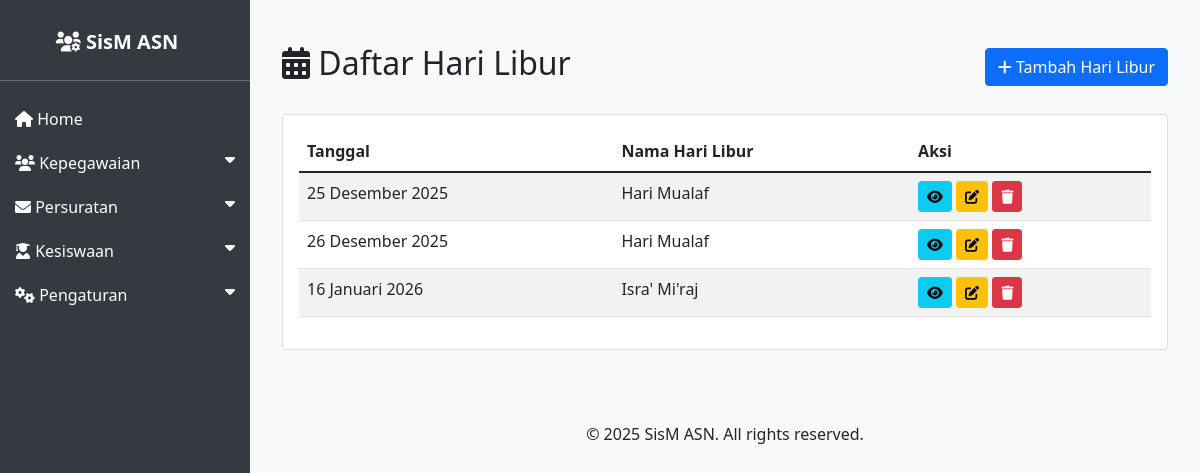
/asn/hari_libur/, run on an earlier commit of the app's database.
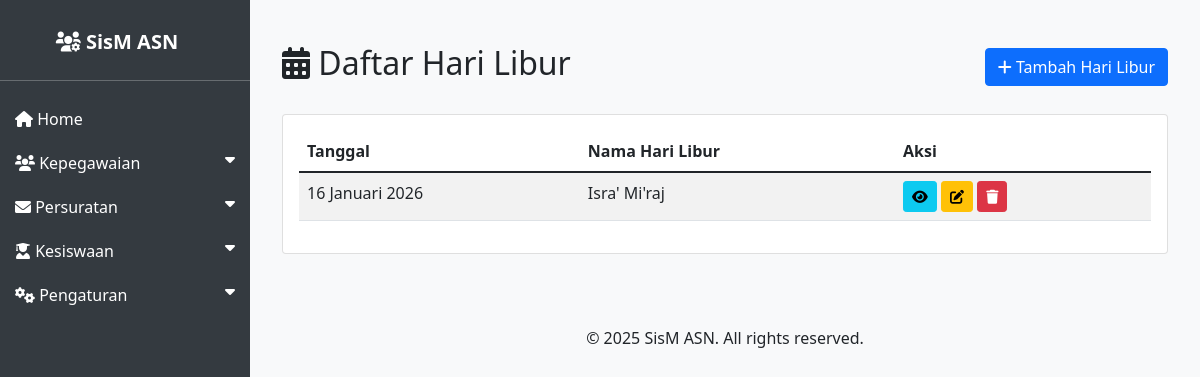
And on a later commit of the database.
### asn_app/models.py (models this page shows, shortened)
class HariLibur(models.Model):
    tanggal = models.DateField(unique=True, verbose_name='Tanggal Libur')
    nama_hari = models.CharField(max_length=100, verbose_name='Nama Hari Libur')
    created_at = models.DateTimeField(auto_now_add=True)
    updated_at = models.DateTimeField(auto_now=True)
    class Meta:
        verbose_name_plural = "Hari Libur"
        ordering = ['tanggal']

### asn_app/views.py (the view)
# urls.py: path('hari_libur/', views.HariLiburListView.as_view(), name='hari_libur_list'),
class HariLiburListView(ListView):
    model = HariLibur
    template_name = 'asn_app/hari_libur_list.html'
    context_object_name = 'hari_libur_list'
    paginate_by = 10

### asn_app/templatetags/indonesian_date_tags.py (called while the page is built)
@register.filter
def indonesian_date(value, arg="%d %B %Y"):
    if not value:
        return ""
    if isinstance(value, datetime.datetime):
        value = value.date()
    day = value.day
    month_num = value.month
    year = value.year
    formatted_string = arg
    formatted_string = formatted_string.replace('%d', str(day))
    formatted_string = formatted_string.replace('%m', str(month_num).zfill(2))
    formatted_string = formatted_string.replace('%Y', str(year))
    formatted_string = formatted_string.replace('%y', str(year)[-2:])
    if '%B' in formatted_string:
        formatted_string = formatted_string.replace('%B', INDONESIAN_MONTHS_FULL[month_num])
    if '%b' in formatted_string:
        formatted_string = formatted_string.replace('%b', INDONESIAN_MONTHS_ABBR[month_num])
    return formatted_string

### asn_app/templates/asn_app/hari_libur_list.html (shortened to what this page needs)
{% extends 'asn_app/base.html' %}
{% load indonesian_date_tags %}
{% block content %}
<div class="container mt-4">
    <div class="d-flex justify-content-between align-items-center mb-4">
        <h2><i class="fas fa-calendar-alt"></i> Daftar Hari Libur</h2>
        <div>
            <a href="{% url 'hari_libur_create' %}" class="btn btn-primary">
                <i class="fas fa-plus"></i> Tambah Hari Libur
            </a>
        </div>
    </div>
    <div class="card">
        <div class="card-body">
            <div class="table-responsive">
                <table class="table table-striped">
                    <thead>
                        <tr>
                            <th>Tanggal</th>
                            <th>Nama Hari Libur</th>
                            <th>Aksi</th>
                        </tr>
                    </thead>
                    <tbody>
                        {% for hari_libur in hari_libur_list %}
                        <tr>
                            <td>{{ hari_libur.tanggal|indonesian_date:"%d %B %Y" }}</td>
                            <td>{{ hari_libur.nama_hari }}</td>
                            <td>
                                <a href="{% url 'hari_libur_detail' hari_libur.pk %}" class="btn btn-sm btn-info">
                                    <i class="fas fa-eye"></i>
                                </a>
                                <a href="{% url 'hari_libur_update' hari_libur.pk %}" class="btn btn-sm btn-warning">
                                    <i class="fas fa-edit"></i>
                                </a>
                                <a href="{% url 'hari_libur_delete' hari_libur.pk %}" class="btn btn-sm btn-danger">
                                    <i class="fas fa-trash"></i>
                                </a>
                            </td>
                        </tr>
                        {% endfor %}
                    </tbody>
                </table>
            </div>
        </div>
    </div>
</div>
{% endblock %}

### asn_app/templates/asn_app/base.html (shortened to what this page needs)
<!DOCTYPE html>
<html lang="id">
<head>
    <link href="https://cdn.jsdelivr.net/npm/bootstrap@5.1.3/dist/css/bootstrap.min.css" rel="stylesheet">
    <link href="https://cdnjs.cloudflare.com/ajax/libs/font-awesome/6.0.0/css/all.min.css" rel="stylesheet">
                    </head>
                    <body>
                        <div class="sidebar" id="sidebar">
                            <h4 class="text-center">
                                <a href="{% url 'asn_list' %}" class="navbar-brand">
                                    <i class="fas fa-users-cog"></i> SisM ASN
                                </a>
                            </h4>
                            <hr>
                                                        <ul class="nav flex-column">
                                                            <li class="nav-item">
                                                                <a class="nav-link" href="{% url 'asn_list' %}">
                                                                    <i class="fas fa-home"></i> Home
                                                                </a>
                                                            </li>
                                                            <li class="nav-item">
                                                                <a class="nav-link" data-bs-toggle="collapse" href="#kepegawaianSubmenu" role="button" aria-expanded="false" aria-controls="kepegawaianSubmenu">
                                                                    <i class="fas fa-users"></i> Kepegawaian <i class="fas fa-caret-down float-end"></i>
                                                                </a>
                                                            </li>
                                                            <li class="nav-item">
                                                                <a class="nav-link" data-bs-toggle="collapse" href="#persuratanSubmenu" role="button" aria-expanded="false" aria-controls="persuratanSubmenu">
                                                                    <i class="fas fa-envelope"></i> Persuratan <i class="fas fa-caret-down float-end"></i>
                                                                </a>
                                                            </li>
                                                            <li class="nav-item">
                                                                <a class="nav-link" data-bs-toggle="collapse" href="#kesiswaanSubmenu" role="button" aria-expanded="false" aria-controls="kesiswaanSubmenu">
                                                                    <i class="fas fa-user-graduate"></i> Kesiswaan <i class="fas fa-caret-down float-end"></i>
                                                                </a>
                                                            </li>
                                                            <li class="nav-item">
                                                                <a class="nav-link" data-bs-toggle="collapse" href="#pengaturanSubmenu" role="button" aria-expanded="false" aria-controls="pengaturanSubmenu">
                                                                    <i class="fas fa-cogs"></i> Pengaturan <i class="fas fa-caret-down float-end"></i>
                                                                </a>
                                                            </li>
                                                        </ul>
                        </div>
                        <div class="content" id="content">
                            <main>
                                {% block content %}
                                {% endblock %}
                            </main>
                            <footer class="py-4 mt-5">
                                <div class="container text-center">
                                    <p>&copy; 2025 SisM ASN. All rights reserved.</p>
                                </div>
                            </footer>
                        </div>
                        </body>
                        </html>

### asn_app/templates/asn_app/base.html (style rules this page uses)
body { display: flex; min-height: 100vh; flex-direction: column; background-color: #f8f9fa; }
.sidebar { width: 250px; background: #343a40; color: white; position: fixed; height: 100%; padding-top: 20px; z-index: 1000; left: 0; transition: left 0.3s; }
.sidebar a { color: white; text-decoration: none; display: block; padding: 10px 15px; }
.content { padding: 20px; flex-grow: 1; transition: margin-left 0.3s; margin-left: 250px; }
.navbar-brand { font-weight: bold; }

What changed in the data, as far as the page shows it:
removed HariLibur: tanggal|indonesian_date "25 Desember 2025", nama_hari "Hari Mualaf"
removed HariLibur: tanggal|indonesian_date "26 Desember 2025", nama_hari "Hari Mualaf"
